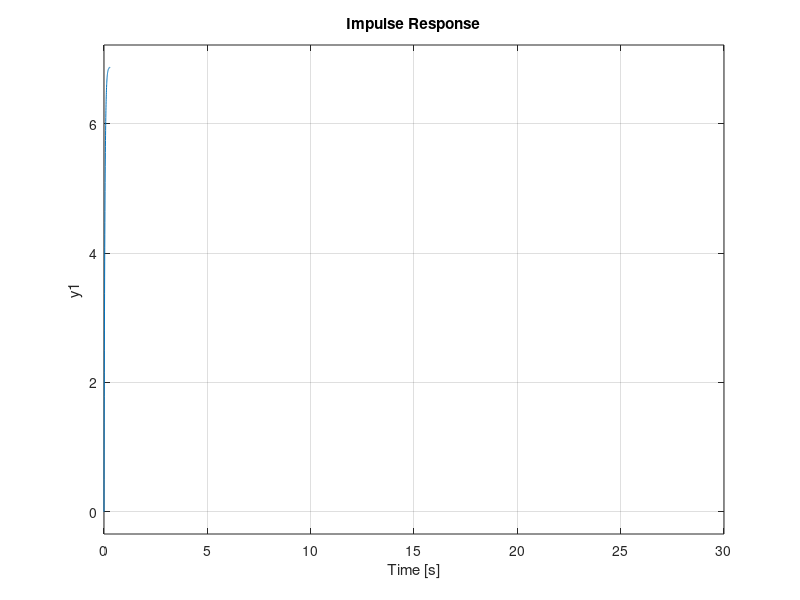

Here is the MATLAB script that generated this plot:
%%Controls Lab 7
A = [0 1; 0 -(1/0.04)];
b = [0;172];
c = [1 0];
D = 0;
sys=ss(A,b,c,D);
h = tf(sys)
figure()
hold on
impulse(sys)
xlim([0 30])

